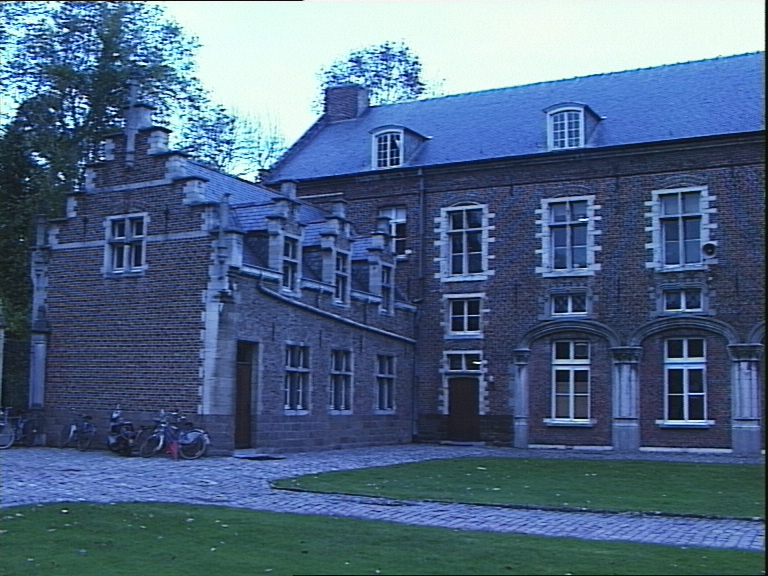
//> input picture DepthMapStereoImages/castleA.png, 768 x 576 px
$ ./main   (built with g++ and OpenCV 4)
//> lines starting //> are read from the running program, lines starting //| are printed output that depends on the picture
#include <opencv2/opencv.hpp>


int main() {
    cv::Mat sourceL = cv::imread("/home/tibor/Desktop/opencv-projects/DepthMapStereoImages/castleA.png");
//> sourceL is the input picture: 576 rows x 768 cols, CV_8UC3; mean B, G, R 132.5, 102.4, 78.7
    cv::Mat sourceR = cv::imread("/home/tibor/Desktop/opencv-projects/DepthMapStereoImages/castleB.png");
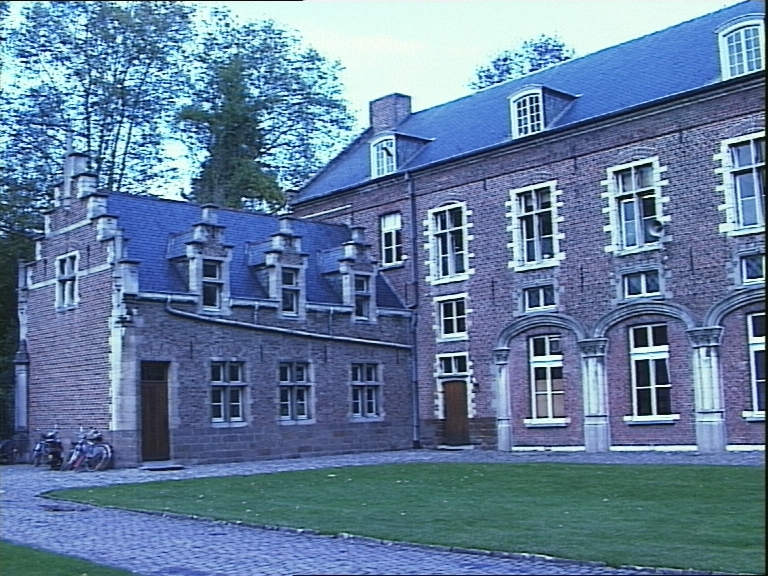
//> input picture DepthMapStereoImages/castleB.png, 768 x 576 px
//> sourceR is the input picture: 576 rows x 768 cols, CV_8UC3; mean B, G, R 157.6, 125.8, 98.3

    cv::cvtColor(sourceL, sourceL, cv::COLOR_BGR2GRAY);
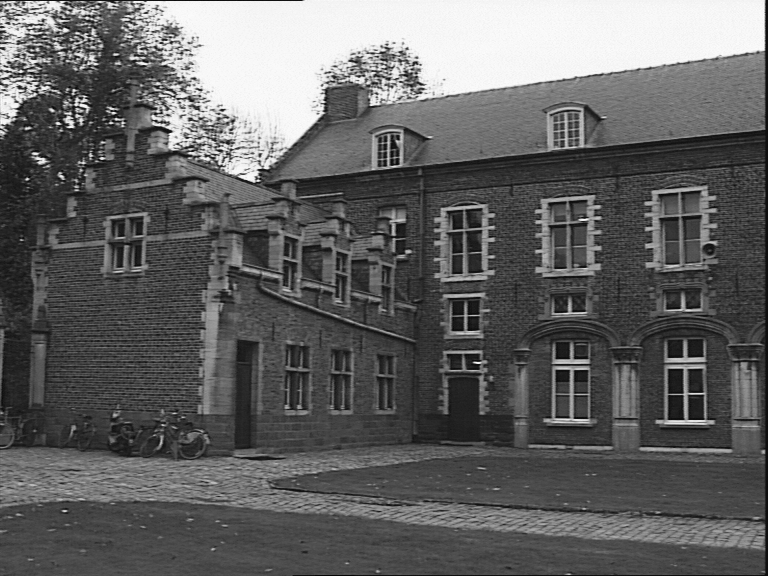
//> sourceL: 576 rows x 768 cols, CV_8UC1; min 4, max 252, mean 98.7
    cv::cvtColor(sourceR, sourceR, cv::COLOR_BGR2GRAY);
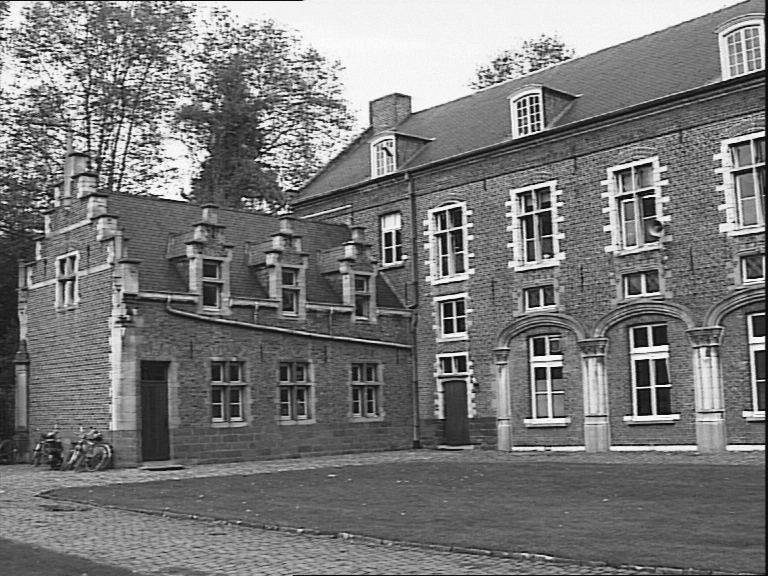
//> sourceR: 576 rows x 768 cols, CV_8UC1; min 2, max 253, mean 121.2
    cv::resize(sourceL, sourceL, cv::Size(600, 500));
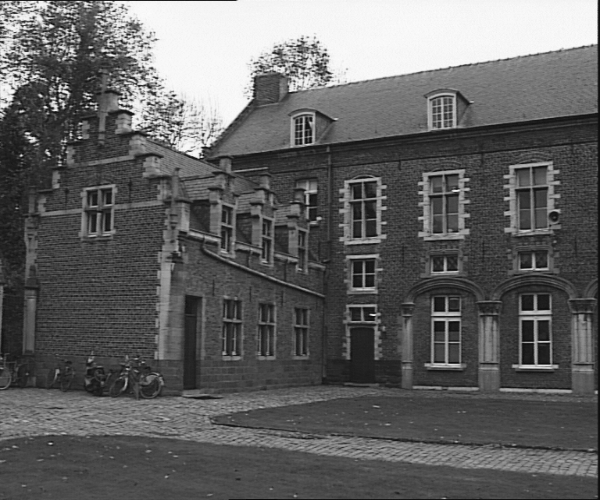
//> sourceL: 500 rows x 600 cols, CV_8UC1; min 9, max 251, mean 98.6
    cv::resize(sourceR, sourceR, cv::Size(600, 500));
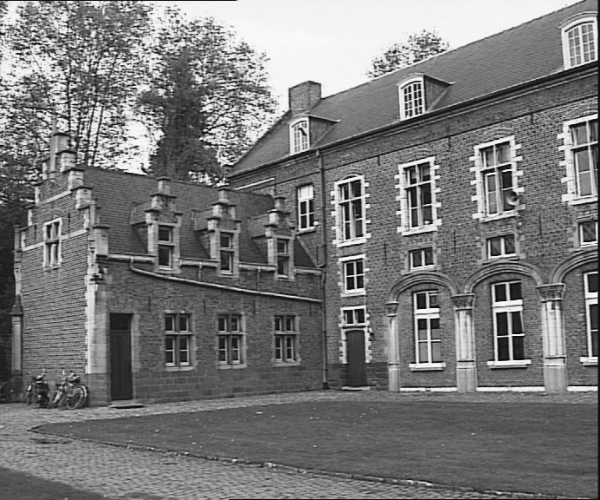
//> sourceR: 500 rows x 600 cols, CV_8UC1; min 6, max 252, mean 121.1

    cv::Mat cameraMatrix = cv::Mat::eye(3, 3, CV_64F);

    int numDisparities = 16;
    int blockSize = 15;

    cv::Ptr<cv::StereoBM> stereo = cv::StereoBM::create(numDisparities, blockSize);
    cv::Mat disparity;
    stereo->compute(sourceL, sourceR, disparity);
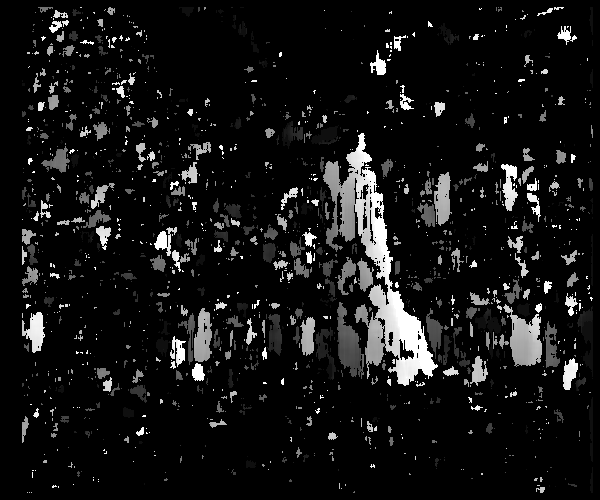
//> disparity: 500 rows x 600 cols, CV_16SC1; min -16, max 240, mean 4.7; drawn with min black and max white

    cv::imshow("SL", sourceL);
    cv::imshow("SR", sourceR);
    cv::imshow("Disparity Map", disparity);

    cv::waitKey();

    return 0;
}
